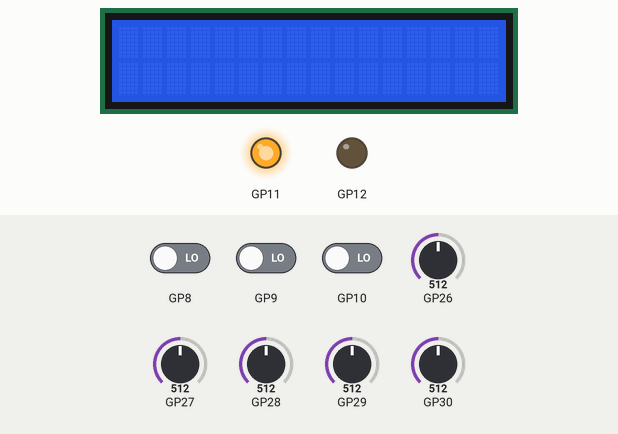
Bench run of a sketch on a simulated Raspberry Pi Pico. Parts: 16×2 character LCD, output pins drawn as LEDs (lit = HIGH). The test bench sets the inputs (shaded band); at power-on: GP8 LOW, GP9 LOW, GP10 LOW, GP26 = 512, GP27 = 512, GP28 = 512, GP29 = 512, GP30 = 512. Random numbers use the default seed unless the sketch sets one; what the sketch prints to the serial monitor is not drawn.

Above: at 1.2 s.
1.3 s: GP8 driven HIGH
At 2.8 s:
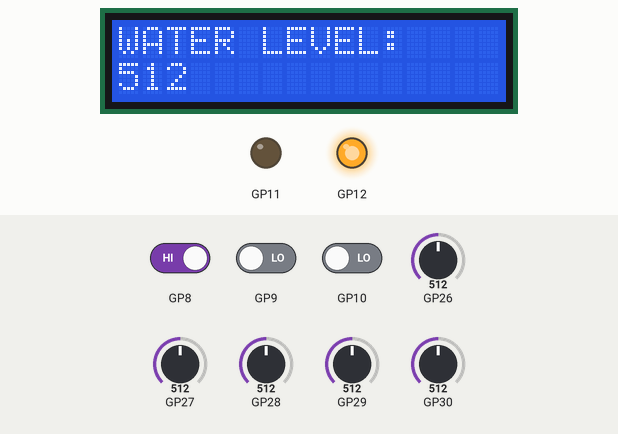
3.4 s: GP9 driven HIGH
At 3.95 s:
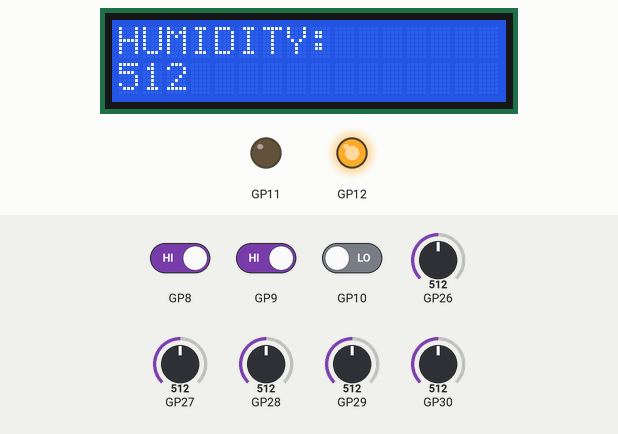
5.2 s: GP10 driven HIGH
At 5.49 s:
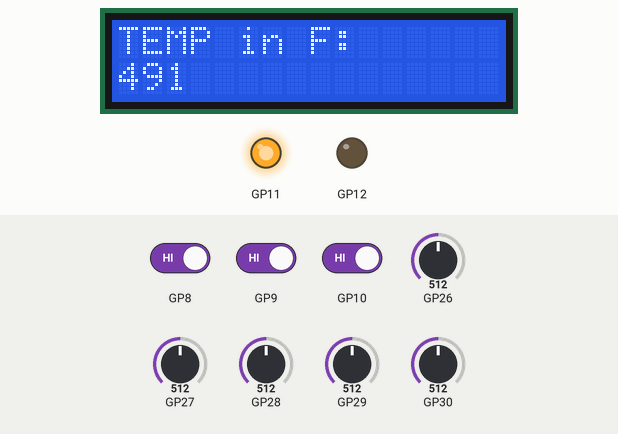
7.2 s: GP26 set to 716
At 8.69 s:
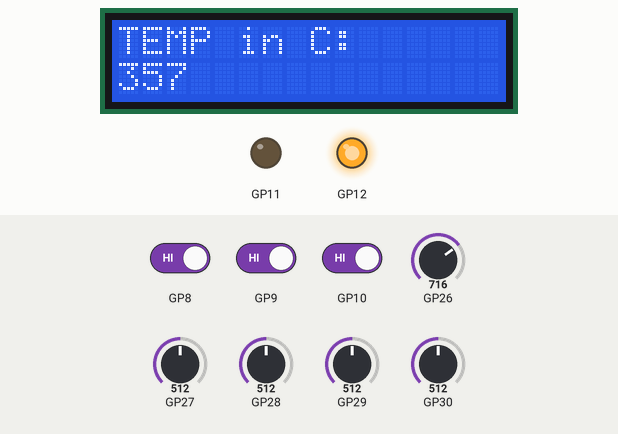
8.7 s: GP26 set to 992
At 9.52 s:
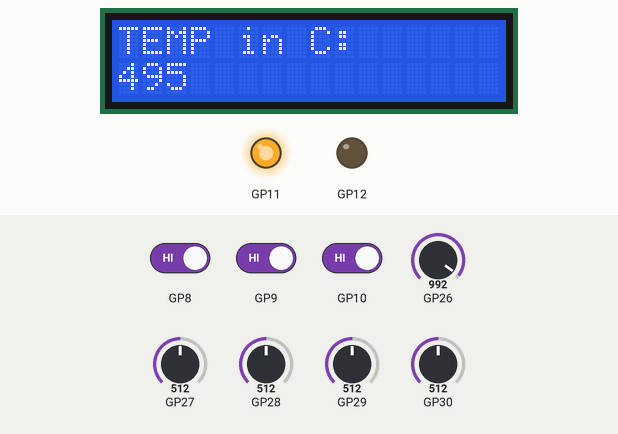
10.2 s: GP26 set to 306
At 10.9 s:
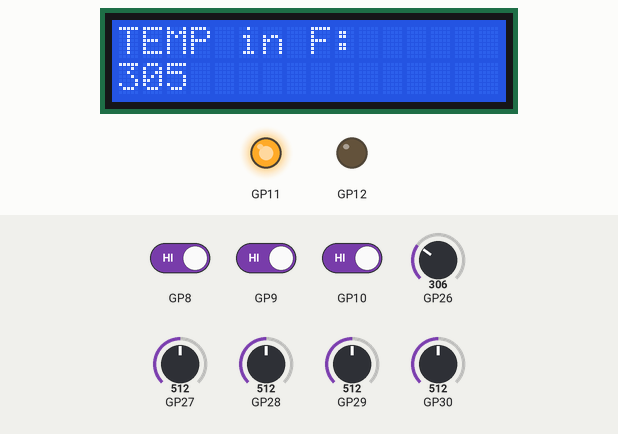
Timing chart, 0 to 12.9 s (numbered marks = the images above; inputs shaded):
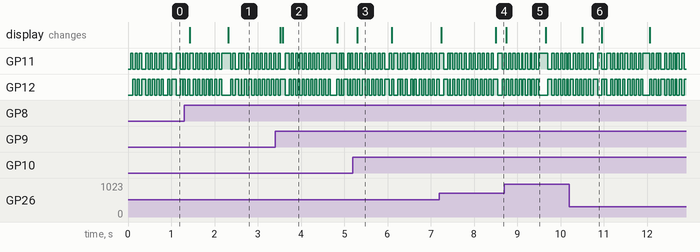

The sketch:

sketch_dec07a.ino
```cpp
#include <LiquidCrystal.h>
LiquidCrystal lcd(2, 3, 4, 5, 6, 7);
int tempC;
int tempF;


void setup() {
  Serial.begin(9600);
  lcd.begin(16,2);
  pinMode(A0, INPUT);
  pinMode(A1, INPUT);
  pinMode(11, OUTPUT);
  pinMode(12, OUTPUT);
  pinMode(10, INPUT);
  pinMode(9, INPUT);
  pinMode(8, INPUT);
}

void loop() {

  pinLoop();
  int temp = analogRead(A0);
  int waterlvl = analogRead(A3);
  int humidity = analogRead(A4);
  int air_p = analogRead(A2);
  int wind_s = analogRead(A1);
  float voltage = temp*5.0;
  tempC = (((voltage-0.5)*100+50)/1000)-1;
  tempF = (tempC*9/5)+32;
  Serial.print(tempC);
  Serial.print(" ");
  Serial.print(waterlvl);
  Serial.print(" ");
  Serial.print(humidity);
  Serial.print(" ");
  Serial.print(air_p);
  Serial.print(" ");
  Serial.print(wind_s);
  Serial.print(" ");
  Serial.println(tempF);
  if (digitalRead(11)==HIGH){
   if(digitalRead(10)==HIGH){
     lcd.clear();
     lcd.setCursor(0,0);
     lcd.print("TEMP in C:");
     lcd.setCursor(0,1);
     lcd.print(tempC);
   }
   else if(digitalRead(9)==HIGH){
     lcd.clear();
     lcd.setCursor(0,0);
     lcd.print("HUMIDITY:");
     lcd.setCursor(0,1);
     lcd.print(humidity);
   }
   else if(digitalRead(8)==HIGH){
     lcd.clear();
     lcd.setCursor(0,0);
     lcd.print("WIND SPEED:");
     lcd.setCursor(0,1);
     lcd.print(wind_s);
   }
  }
  else if(digitalRead(12)==HIGH){
   if(digitalRead(10)==HIGH){
     lcd.clear();
     lcd.setCursor(0,0);
     lcd.print("TEMP in F:");
     lcd.setCursor(0,1);
     lcd.print(tempF);
   }
   else if(digitalRead(9)==HIGH){
     lcd.clear();
     lcd.setCursor(0,0);
     lcd.print("AIR PRESSURE:");
     lcd.setCursor(0,1);
     lcd.print(air_p);
   }
   else if(digitalRead(8)==HIGH){
     lcd.clear();
     lcd.setCursor(0,0);
     lcd.print("WATER LEVEL:");
     lcd.setCursor(0,1);
     lcd.print(waterlvl);
   }
  }
}


//  FUNCITONS
void pinLoop(){
  int num = rand() % 2 + 1;
  if(num==1){
    loop2();
  }
  else{
    loop1();
  }
}
void loop1(){
  digitalWrite(12, LOW);
  digitalWrite(11, HIGH);
  delay(50);
  digitalWrite(12, HIGH);
  digitalWrite(11, LOW);
  delay(50);
  }
void loop2(){
  digitalWrite(11, LOW);
  digitalWrite(12, HIGH);
  delay(50);
  digitalWrite(11, HIGH);
  digitalWrite(12, LOW);
  delay(50);
  }


void temp_C(){
}
void temp_F(){
}
void wat_lvl(){
}
void humid(){
}
void air_p(){
}
void wind_s(){
}
```

Measured:
- after the input at 1.3 s, the display: first changes after 0.13 s (image 1 shows a later state)
